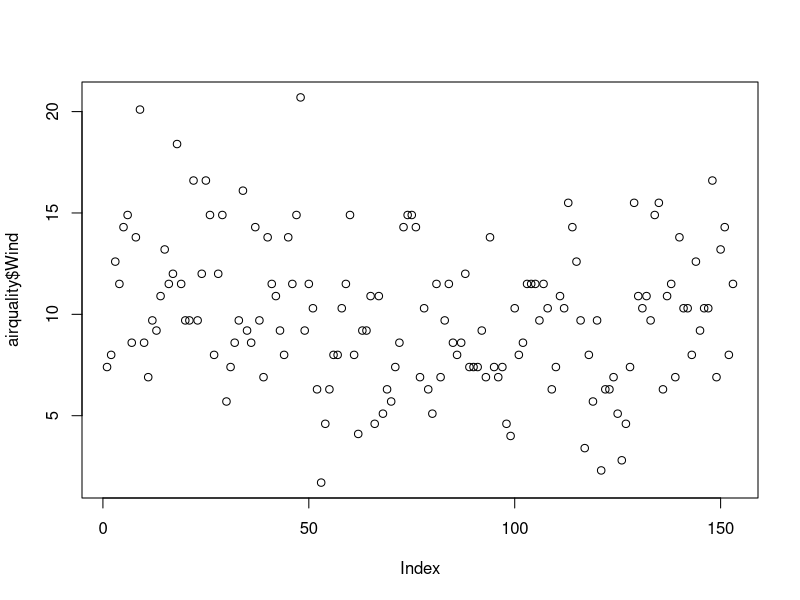
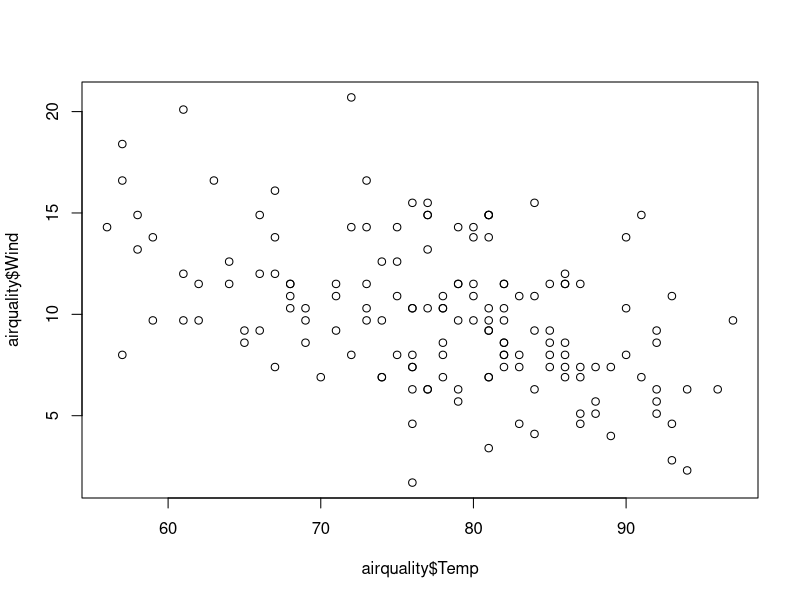
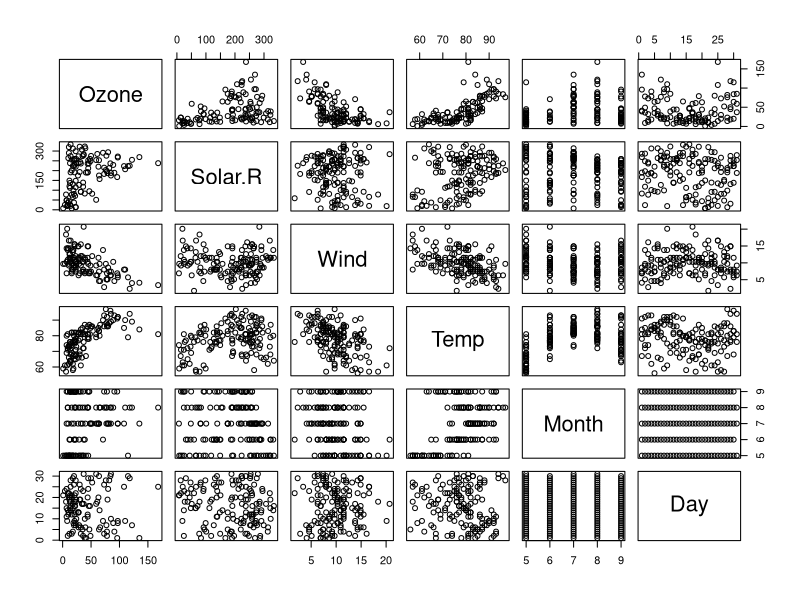
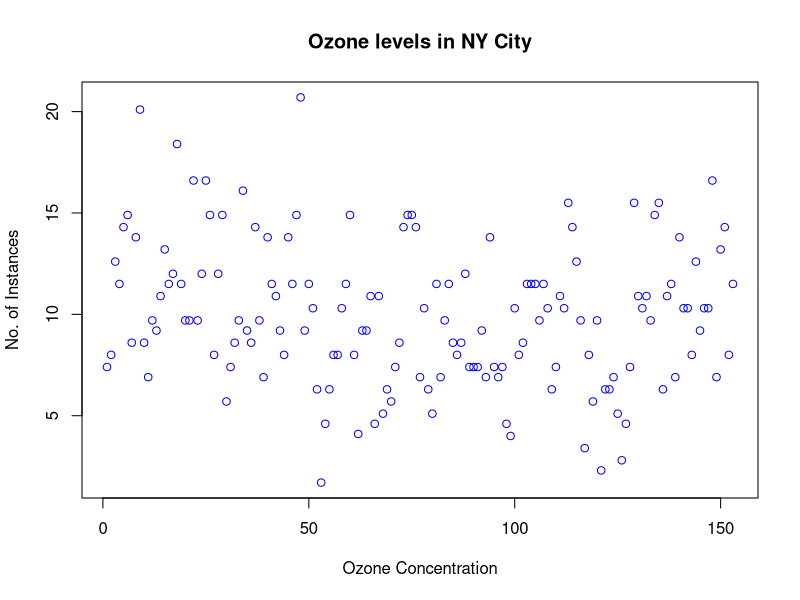
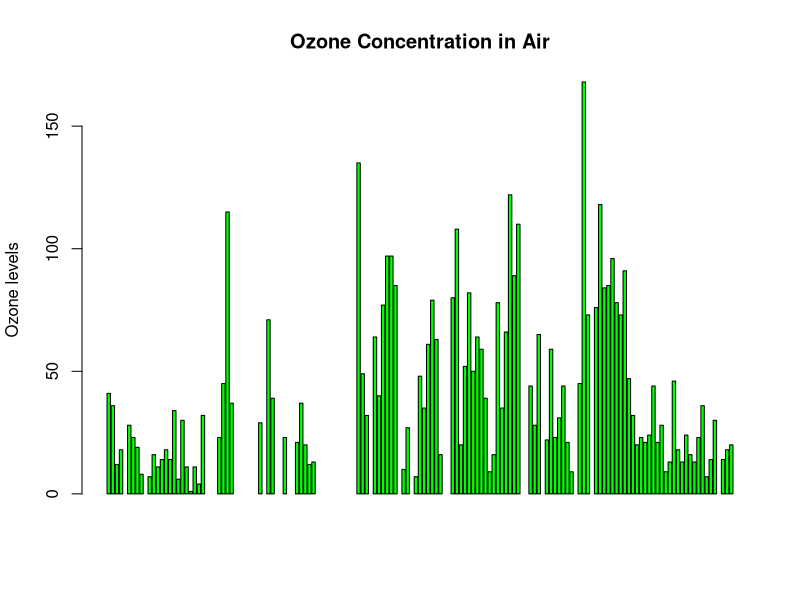
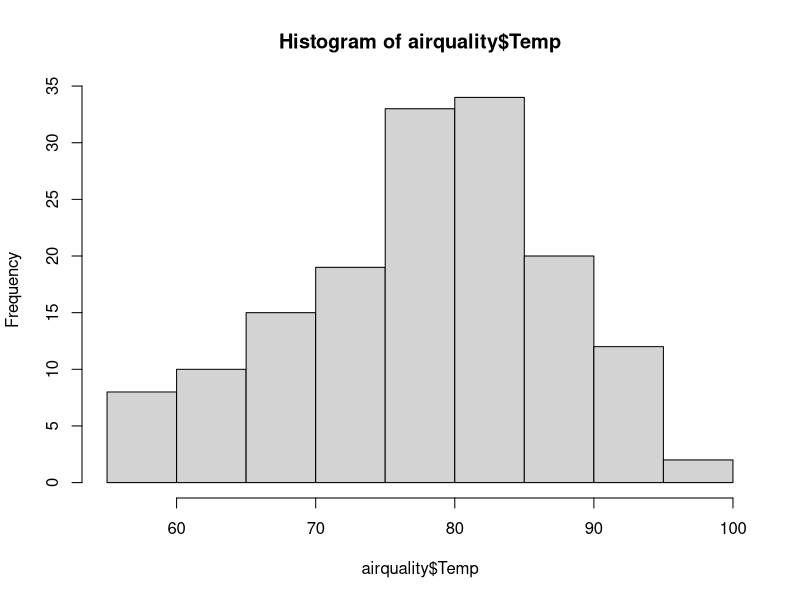
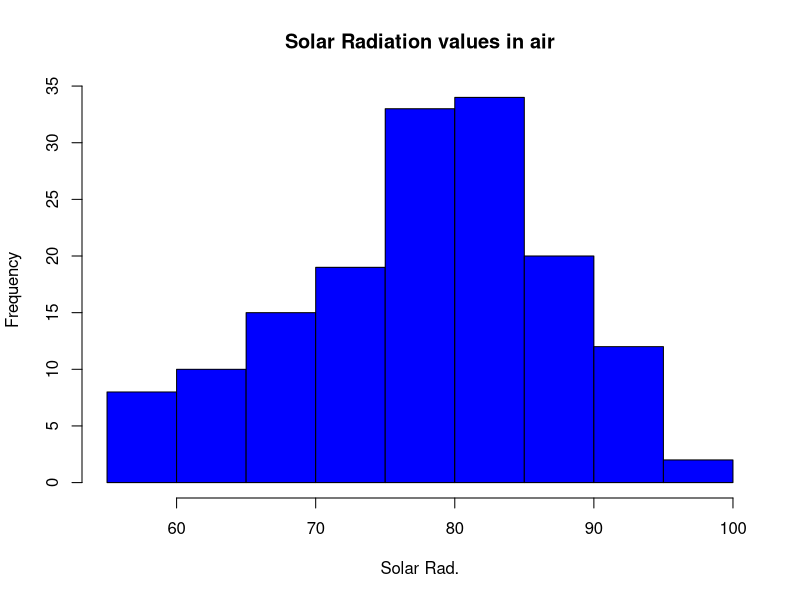
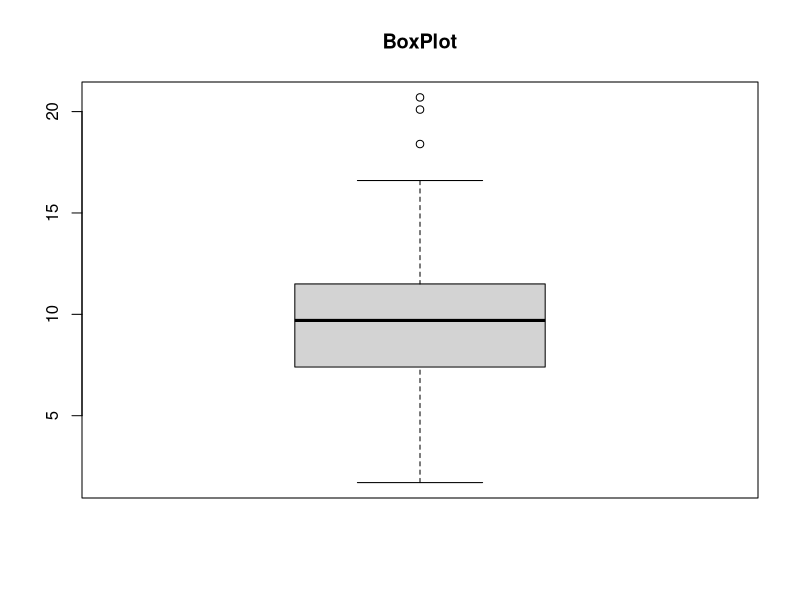

Here is the R script that generated these plots, in order:
#airquality = read.csv('path/airquality.csv', header = TRUE, sep=",")

airquality <- datasets::airquality
## Top 10 rows and last 10 rows
head(airquality,10)
tail(airquality,10)
##Columns
airquality[,c(1,2)]

df<-airquality[,-6]
head(df,10)

summary(airquality[,1])

airquality$Temp
summary(airquality$Ozone)

summary(airquality)

#############
plot(airquality$Wind)
plot(airquality$Temp,airquality$Wind,type="p")

plot(airquality)

##points and lines
plot(airquality$Wind, xlab='Ozone Concentration', ylab='No. of Instances', main='Ozone levels in NY City', col='blue')

## Horizontal bar plot
barplot(airquality$Ozone, main='Ozone Concentration in Air', ylab='Ozone levels', col='green', horiz=F, axes = T)

##Histogram

hist(airquality$Temp)
hist(airquality$Temp, main='Solar Radiation values in air', xlab='Solar Rad.', col='blue')

## Single box plot

boxplot(airquality$Wind, main = "BoxPlot")

boxplot.stats(airquality$Wind)$out


### Multiple box plots

boxplot(airquality, main='Multiple')

boxplot(airquality[,1:4])

boxplot(airquality[,1:2], main='Ozone, Solar.R')

par(mfrow=c(3,3), mar=c(2,5,2,1), las=0, bty="o")

plot(airquality$Ozone, main="Ozone")
plot(airquality$Ozone, airquality$Wind, main="Ozone vs Wind")
plot(airquality$Solar.R, main="Solar.R")
plot(airquality$Wind, main="Wind")
plot(airquality$Temp, main="Temp in Line format", type = "l")
hist(airquality$Solar.R)
boxplot(airquality$Ozone, main="Ozone Boxplot")
boxplot(airquality[,0:4], main="Multiple Boxplots")
boxplot(airquality$Solar.R, main="Solar.R Boxplot")














